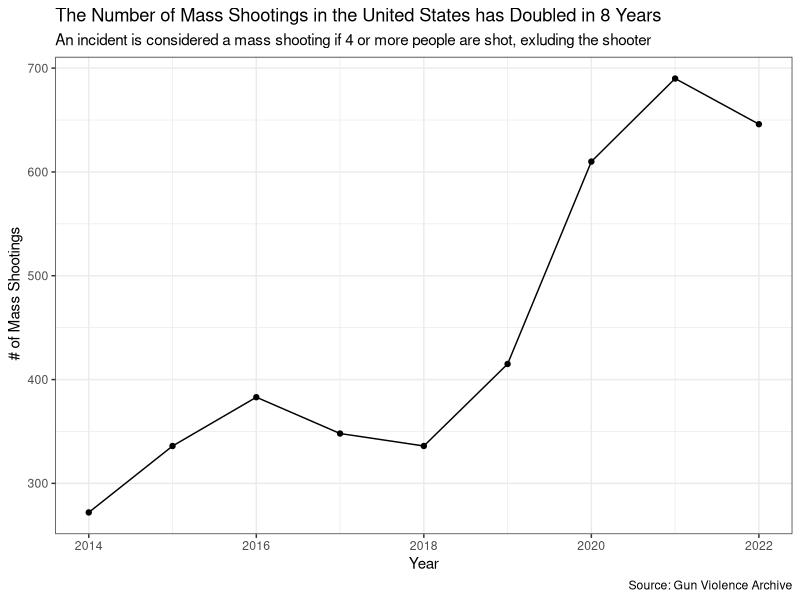
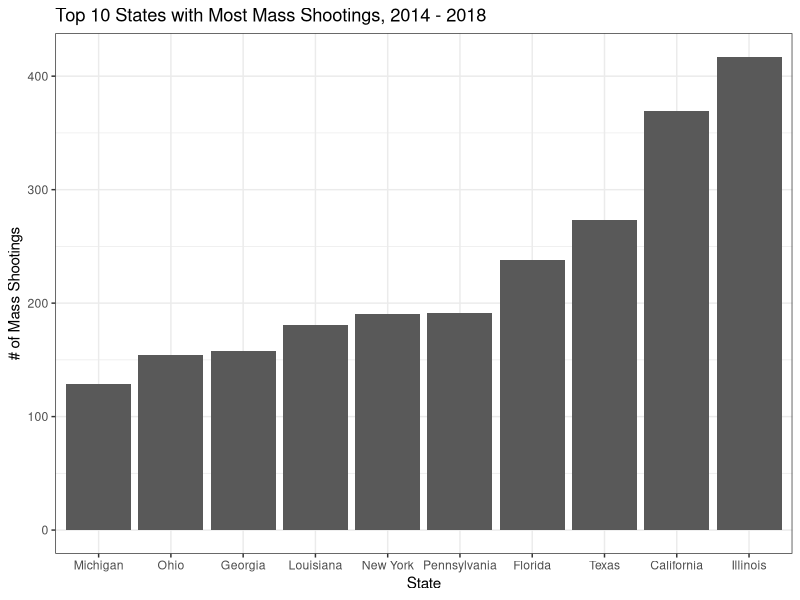

Reproduce these figures in R, in order.
## ---- chunk 1
knitr::opts_chunk$set(echo = TRUE)
knitr::opts_knit$set(root.dir = '/Users/chanks/workspace/gun-violence/gun_violence_archive/mass_shootings_by_year')
## ---- chunk 2
library(tidyverse)

#loading in the data: 
y2014 = read_csv('gva_2014.csv')
y2015 = read_csv('gva_2015.csv')
y2016 = read_csv('gva_2016.csv')
y2017 = read_csv('gva_2017.csv')
y2018 = read_csv('gva_2018.csv')
y2019 = read_csv('gva_2019.csv')
y2020 = read_csv('gva_2020.csv')
y2021 = read_csv('gva_2021.csv')
y2022 = read_csv('gva_2022.csv')


#creating list of dataframes and years 2014-2022 to iterate through:
my_data = list(y2014,y2015,y2016,y2017,y2018,y2019,y2020,y2021,y2022)
years = seq(2014,2022,1)

for(i in 1:length(my_data)){
 my_data[[i]] = my_data[[i]] %>% mutate(Year = years[i]) #adding a year column for each dataset 
 my_data[[i]] = my_data[[i]] %>% select(-Operations) #removing operations column because value is NA 
}

ms = do.call(bind_rows, my_data) #combining all datasets together
## ---- chunk 3
#number of mass shootings by state 
ms %>% group_by(State) %>% count() %>% arrange(desc(n)) #Illinois is top likely due to gun related violence in Chicaogo. 

ms %>% group_by(Year) %>% count() %>% 
    ggplot(aes(x = Year, y = n)) + 
    geom_point() + geom_line() + 
    labs(title = "The Number of Mass Shootings in the United States has Doubled in 8 Years", 
         subtitle = "An incident is considered a mass shooting if 4 or more people are shot, exluding the shooter",
         x = "Year", 
         y = " # of Mass Shootings", 
         caption = "Source: Gun Violence Archive") + 
    theme_bw()

#is the pandemic to blame for this increase in mass shootings ?
## ---- chunk 4
ms = ms %>% mutate(State = factor(State)) #chaning State to factor to use fct_reorder() 

ms %>% group_by(State) %>% 
  count() %>%
    arrange (desc(n)) %>%
      head(n = 10) %>%
        ggplot(aes(x = fct_reorder(State, n), y = n)) + geom_col() + 
  theme_bw() + 
  labs(title = "Top 10 States with Most Mass Shootings, 2014 - 2018", 
       y = "# of Mass Shootings", 
       x = "State")

#it makes sense that most populous states have most mass shootings. Need to calulate per-capita
